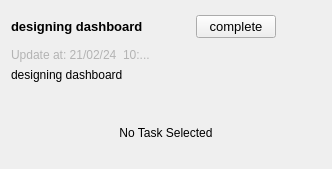
        <widget class="QWidget" name="widget_15" native="true">
         <property name="sizePolicy">
          <sizepolicy hsizetype="Expanding" vsizetype="Expanding">
           <horstretch>0</horstretch>
           <verstretch>0</verstretch>
          </sizepolicy>
         </property>
         <layout class="QVBoxLayout" name="verticalLayout_3">
          <item>
           <widget class="QWidget" name="widget_16" native="true">
            <property name="sizePolicy">
             <sizepolicy hsizetype="Preferred" vsizetype="Fixed">
              <horstretch>0</horstretch>
              <verstretch>0</verstretch>
             </sizepolicy>
            </property>
            <property name="font">
             <font>
              <pointsize>10</pointsize>
             </font>
            </property>
            <layout class="QHBoxLayout" name="horizontalLayout_9">
             <property name="leftMargin">
              <number>0</number>
             </property>
             <property name="topMargin">
              <number>4</number>
             </property>
             <property name="rightMargin">
              <number>4</number>
             </property>
             <property name="bottomMargin">
              <number>4</number>
             </property>
             <item>
              <widget class="QLabel" name="task_title_1">
               <property name="sizePolicy">
                <sizepolicy hsizetype="Expanding" vsizetype="Preferred">
                 <horstretch>0</horstretch>
                 <verstretch>0</verstretch>
                </sizepolicy>
               </property>
               <property name="font">
                <font>
                 <family>Arial</family>
                 <pointsize>10</pointsize>
                 <weight>75</weight>
                 <bold>true</bold>
                </font>
               </property>
               <property name="text">
                <string>designing dashboard</string>
               </property>
              </widget>
             </item>
             <item>
              <widget class="QWidget" name="widget_17" native="true">
               <property name="sizePolicy">
                <sizepolicy hsizetype="Expanding" vsizetype="Expanding">
                 <horstretch>0</horstretch>
                 <verstretch>0</verstretch>
                </sizepolicy>
               </property>
              </widget>
             </item>
             <item>
              <widget class="QPushButton" name="pushButton_4">
               <property name="styleSheet">
                <string notr="true">border-radius:10px;
</string>
               </property>
               <property name="text">
                <string/>
               </property>
               <property name="icon">
                <iconset>
                 <normaloff>:/icons/resource/check@2x.png</normaloff>:/icons/resource/check@2x.png</iconset>
               </property>
               <property name="iconSize">
                <size>
                 <width>13</width>
                 <height>13</height>
                </size>
               </property>
              </widget>
             </item>
             <item>
              <widget class="QPushButton" name="complete">
               <property name="sizePolicy">
                <sizepolicy hsizetype="Fixed" vsizetype="Preferred">
                 <horstretch>0</horstretch>
                 <verstretch>0</verstretch>
                </sizepolicy>
               </property>
               <property name="minimumSize">
                <size>
                 <width>0</width>
                 <height>0</height>
                </size>
               </property>
               <property name="font">
                <font>
                 <pointsize>10</pointsize>
                </font>
               </property>
               <property name="text">
                <string>complete</string>
               </property>
              </widget>
             </item>
             <item>
              <widget class="QPushButton" name="menu_btn2">
               <property name="sizePolicy">
                <sizepolicy hsizetype="Fixed" vsizetype="Fixed">
                 <horstretch>0</horstretch>
                 <verstretch>0</verstretch>
                </sizepolicy>
               </property>
               <property name="styleSheet">
                <string notr="true">border-radius:10px;</string>
               </property>
               <property name="text">
                <string/>
               </property>
               <property name="icon">
                <iconset>
                 <normaloff>../../../../../../../../../../../../../../../../../../../../../../../../uii/resource/more-menu-v@2x.png</normaloff>../../../../../../../../../../../../../../../../../../../../../../../../uii/resource/more-menu-v@2x.png</iconset>
               </property>
              </widget>
             </item>
            </layout>
           </widget>
          </item>
          <item>
           <widget class="QLabel" name="update_at_bottom">
            <property name="sizePolicy">
             <sizepolicy hsizetype="Expanding" vsizetype="Fixed">
              <horstretch>0</horstretch>
              <verstretch>0</verstretch>
             </sizepolicy>
            </property>
            <property name="styleSheet">
             <string notr="true">color: rgb(179, 179, 179);</string>
            </property>
            <property name="text">
             <string>Update at: 21/02/24  10:...</string>
            </property>
           </widget>
          </item>
          <item>
           <widget class="QLabel" name="task_title_2">
            <property name="sizePolicy">
             <sizepolicy hsizetype="Expanding" vsizetype="Fixed">
              <horstretch>0</horstretch>
              <verstretch>0</verstretch>
             </sizepolicy>
            </property>
            <property name="styleSheet">
             <string notr="true">color: rgb(0, 0, 0);</string>
            </property>
            <property name="text">
             <string>designing dashboard</string>
            </property>
           </widget>
          </item>
          <item>
           <widget class="QWidget" name="widget_18" native="true">
            <property name="sizePolicy">
             <sizepolicy hsizetype="Preferred" vsizetype="Minimum">
              <horstretch>0</horstretch>
              <verstretch>0</verstretch>
             </sizepolicy>
            </property>
            <layout class="QHBoxLayout" name="horizontalLayout_14">
             <item>
              <widget class="QWidget" name="widget_24" native="true">
               <layout class="QVBoxLayout" name="verticalLayout_10">
                <item>
                 <widget class="QLabel" name="no_task_lbl_3">
                  <property name="text">
                   <string/>
                  </property>
                  <property name="pixmap">
                   <pixmap>../../resource/no-task@2x.png</pixmap>
                  </property>
                  <property name="alignment">
                   <set>Qt::AlignCenter</set>
                  </property>
                 </widget>
                </item>
                <item>
                 <widget class="QLabel" name="no_task_lbl_2">
                  <property name="sizePolicy">
                   <sizepolicy hsizetype="Expanding" vsizetype="Fixed">
                    <horstretch>0</horstretch>
                    <verstretch>0</verstretch>
                   </sizepolicy>
                  </property>
                  <property name="text">
                   <string>No Task Selected</string>
                  </property>
                  <property name="alignment">
                   <set>Qt::AlignCenter</set>
                  </property>
                 </widget>
                </item>
               </layout>
              </widget>
             </item>
            </layout>
           </widget>
          </item>
         </layout>
        </widget>
